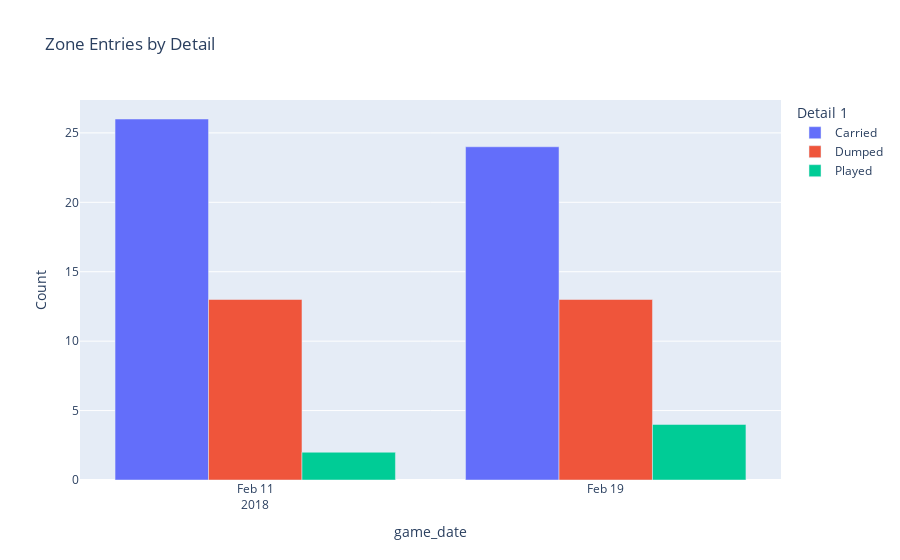

The notebook cell this image was saved under:
### Code cell
#team_counts_per_detail_df["Period"] = team_counts_per_detail_df["Period"].astype("category")
fig = px.bar(team_counts_per_detail_df, x="game_date", y="Count", color="Detail 1",
             barmode="group", title="Zone Entries by Detail")

chart_html = to_html(fig, include_plotlyjs="cdn", full_html=False)

fig

### Figure 1 — Plotly figure (JSON) as saved in the notebook; plotly's stock layout.template omitted (floating-point values rounded to 4 significant figures)
{"data": [{"alignmentgroup": "True", "hovertemplate": "Detail 1=Carried<br>game_date=%{x}<br>Count=%{y}<extra></extra>", "legendgroup": "Carried", "marker": {"color": "#636efa", "pattern": {"shape": ""}}, "name": "Carried", "offsetgroup": "Carried", "orientation": "v", "showlegend": true, "textposition": "auto", "type": "bar", "x": ["2018-02-11T00:00:00.000000000", "2018-02-19T00:00:00.000000000"], "xaxis": "x", "y": [26, 24], "yaxis": "y"}, {"alignmentgroup": "True", "hovertemplate": "Detail 1=Dumped<br>game_date=%{x}<br>Count=%{y}<extra></extra>", "legendgroup": "Dumped", "marker": {"color": "#EF553B", "pattern": {"shape": ""}}, "name": "Dumped", "offsetgroup": "Dumped", "orientation": "v", "showlegend": true, "textposition": "auto", "type": "bar", "x": ["2018-02-11T00:00:00.000000000", "2018-02-19T00:00:00.000000000"], "xaxis": "x", "y": [13, 13], "yaxis": "y"}, {"alignmentgroup": "True", "hovertemplate": "Detail 1=Played<br>game_date=%{x}<br>Count=%{y}<extra></extra>", "legendgroup": "Played", "marker": {"color": "#00cc96", "pattern": {"shape": ""}}, "name": "Played", "offsetgroup": "Played", "orientation": "v", "showlegend": true, "textposition": "auto", "type": "bar", "x": ["2018-02-11T00:00:00.000000000", "2018-02-19T00:00:00.000000000"], "xaxis": "x", "y": [2, 4], "yaxis": "y"}], "layout": {"barmode": "group", "legend": {"title": {"text": "Detail 1"}, "tracegroupgap": 0}, "title": {"text": "Zone Entries by Detail"}, "xaxis": {"anchor": "y", "domain": [0, 1], "title": {"text": "game_date"}}, "yaxis": {"anchor": "x", "domain": [0, 1], "title": {"text": "Count"}}}}
